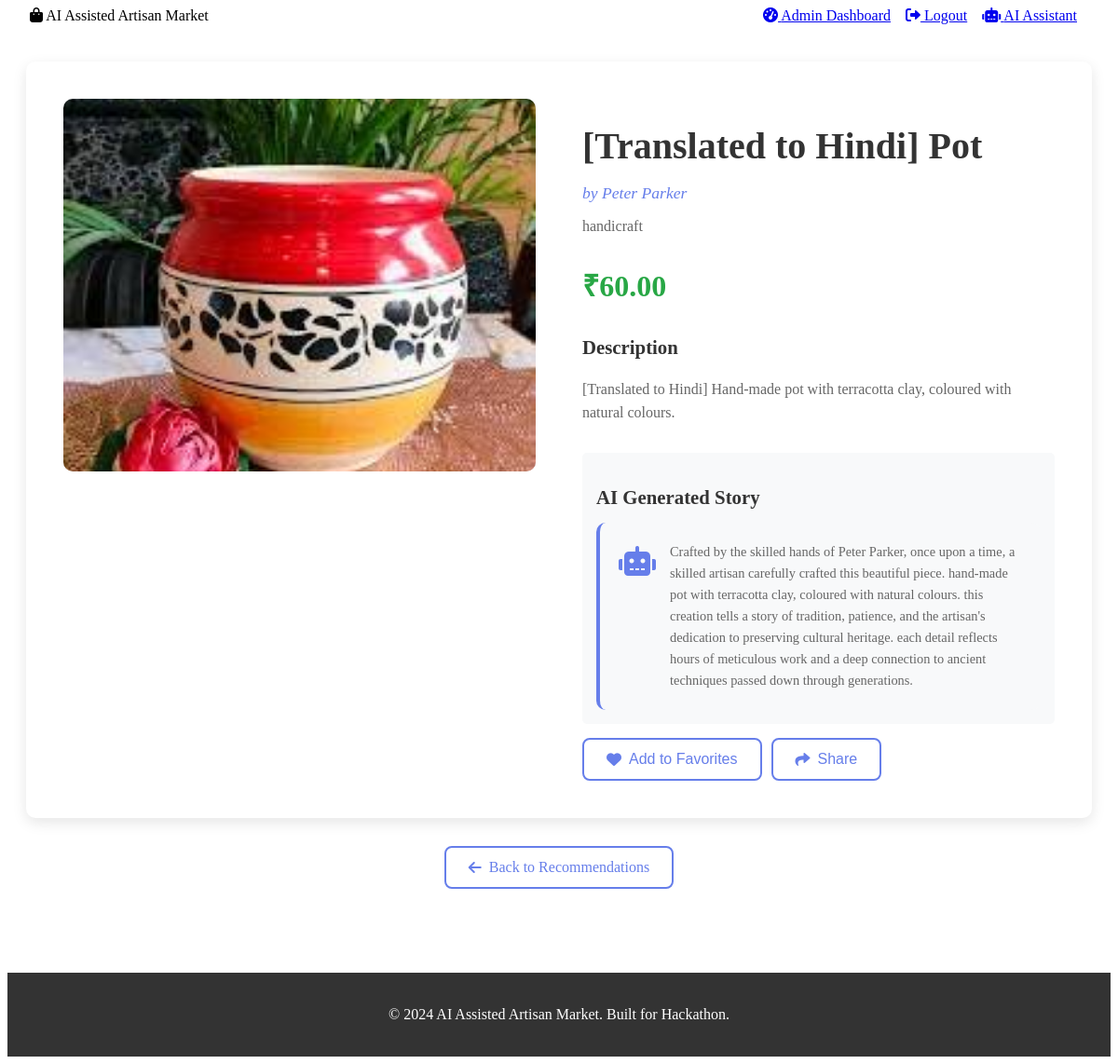
Screenshot of /view_product/29 (signed in) with the database file from the repository.
### tables this page shows
CREATE TABLE products (
            id INTEGER PRIMARY KEY AUTOINCREMENT,
            artisan_id INTEGER NOT NULL,
            name TEXT NOT NULL,
            description TEXT NOT NULL,
            image_path TEXT,
            category TEXT NOT NULL,
            price REAL NOT NULL,
            ai_story TEXT,
            language TEXT DEFAULT 'en',
            created_at TIMESTAMP DEFAULT CURRENT_TIMESTAMP,
            FOREIGN KEY (artisan_id) REFERENCES artisans (id)
        );

CREATE TABLE artisans (
            id INTEGER PRIMARY KEY AUTOINCREMENT,
            username TEXT UNIQUE NOT NULL,
            email TEXT UNIQUE NOT NULL,
            password TEXT NOT NULL,
            name TEXT NOT NULL,
            location TEXT,
            language TEXT DEFAULT 'en',
            created_at TIMESTAMP DEFAULT CURRENT_TIMESTAMP
        );

### app.py (the view)
@app.route('/view_product/<int:product_id>')
def view_product(product_id):
    if 'user_id' not in session:
        return redirect(url_for('index'))
    conn = sqlite3.connect('artisan_marketplace.db')
    cursor = conn.cursor()
    cursor.execute('''
        SELECT p.id, p.name, p.description, p.category, p.price, p.image_path, p.ai_story, a.name as artisan_name
        FROM products p
        JOIN artisans a ON p.artisan_id = a.id
        WHERE p.id = ?
    ''', (product_id,))
    product = cursor.fetchone()
    if product:
        if session['user_type'] == 'buyer':
            cursor.execute('''
                INSERT INTO buyer_interactions (buyer_id, product_id, interaction_type)
                VALUES (?, ?, ?)
            ''', (session['user_id'], product_id, 'view'))
            conn.commit()
    conn.close()
    if not product:
        return redirect(url_for('index'))
    return render_template('product_detail.html', product=product)

### templates/product_detail.html (shortened to what this page needs)
{% extends "base.html" %}
{% block content %}
<div class="product-detail-container">
    <div class="product-detail">
        <div class="product-image-large">
            {% if product[5] %}
                <img src="{{ url_for('uploaded_file', filename=product[5]) }}" alt="{{ product[1] }}">
            {% else %}
                <i class="fas fa-image"></i>
            {% endif %}
        </div>
        <div class="product-details">
            <h1>{{ product[1] }}</h1>
            <p class="product-artisan">by {{ product[7] }}</p>
            <p class="product-category">{{ product[3] }}</p>
            <p class="product-price">₹{{ "%.2f"|format(product[4]) }}</p>
            <div class="product-description">
                <h3>Description</h3>
                <p>{{ product[2] }}</p>
            </div>
            {% if product[6] %}
            <div class="ai-story">
                <h3>AI Generated Story</h3>
                <div class="story-content">
                    <i class="fas fa-robot story-icon"></i>
                    <p>{{ product[6] }}</p>
                </div>
            </div>
            {% endif %}
            <div class="product-actions">
                <button class="btn btn-secondary">
                    <i class="fas fa-heart"></i> Add to Favorites
                </button>
                <button class="btn btn-outline">
                    <i class="fas fa-share"></i> Share
                </button>
            </div>
        </div>
    </div>
    <div class="back-button">
        <a href="{{ url_for('buyer_dashboard') }}" class="btn btn-outline">
            <i class="fas fa-arrow-left"></i> Back to Recommendations
        </a>
    </div>
</div>
{% endblock %}

### static/css/style.css (style rules this page uses)
.btn { display: inline-flex; align-items: center; padding: 12px 24px; border: none; border-radius: 8px; text-decoration: none; font-weight: 500; cursor: pointer; transition: all 0.3s; font-size: 1rem; }
.btn i { margin-right: 8px; }
.btn-secondary { background: white; color: #667eea; border: 2px solid #667eea; }
.btn-outline { background: transparent; color: #667eea; border: 2px solid #667eea; }
.product-description { color: #666; margin-bottom: 10px; line-height: 1.5; }
.product-category { color: #667eea; font-weight: 500; margin-bottom: 10px; }
.product-price { font-size: 1.2rem; font-weight: 700; color: #28a745; margin-bottom: 10px; }
.product-artisan { color: #666; font-style: italic; margin-bottom: 15px; }
.ai-story { background: #f8f9fa; padding: 15px; border-radius: 5px; margin-top: 15px; }
.ai-story p { color: #666; font-size: 0.9rem; line-height: 1.5; }
.product-detail-container { max-width: 1200px; margin: 0 auto; padding: 40px 20px; }
.product-detail { display: grid; grid-template-columns: 1fr 1fr; gap: 50px; background: white; border-radius: 10px; box-shadow: 0 5px 15px rgba(0,0,0,0.1); padding: 40px; margin-bottom: 30px; }
.product-image-large { height: 400px; background: linear-gradient(135deg, #f8f9fa 0%, #e9ecef 100%); border-radius: 10px; display: flex; align-items: center; justify-content: center; font-size: 8rem; color: #667eea; }
.product-details h1 { font-size: 2.5rem; margin-bottom: 10px; color: #333; }
.product-artisan { color: #667eea; font-size: 1.1rem; margin-bottom: 10px; }
.product-category { color: #666; font-weight: 500; margin-bottom: 20px; }
.product-price { font-size: 2rem; font-weight: 700; color: #28a745; margin-bottom: 30px; }
.product-description h3, .ai-story h3 { font-size: 1.3rem; margin-bottom: 15px; color: #333; }
.product-description p { color: #666; line-height: 1.6; margin-bottom: 30px; }
.story-content { background: #f8f9fa; padding: 20px; border-radius: 10px; border-left: 4px solid #667eea; display: flex; align-items: flex-start; gap: 15px; }
.story-icon { font-size: 2rem; color: #667eea; margin-top: 5px; }
.story-content p { color: #666; line-height: 1.6; margin: 0; }
.product-actions { display: flex; gap: 15px; margin-top: 30px; }
.back-button { text-align: center; }
.product-actions { margin-top: 15px; display: flex; gap: 10px; }
.product-image-large img { width: 100%; height: 400px; object-fit: cover; border-radius: 10px; }

### rows the page displays
products: image_path (picture), name "[Translated to Hindi] Pot", category "handicraft", price "60.00", description "[Translated to Hindi] Hand-made pot with terracotta clay, coloured with natural colours.", ai_story "Crafted by the skilled hands of Peter Parker, once upon a time, a skilled artisan carefully crafted this beautiful piece. hand-made pot with terracotta clay, coloured with natural colours. this creation tells a story of tradition, patience, and the artisan's dedication to preserving cultural heritage. each detail reflects hours of meticulous work and a deep connection to ancient techniques passed down through generations."
artisans: name "Peter Parker"
